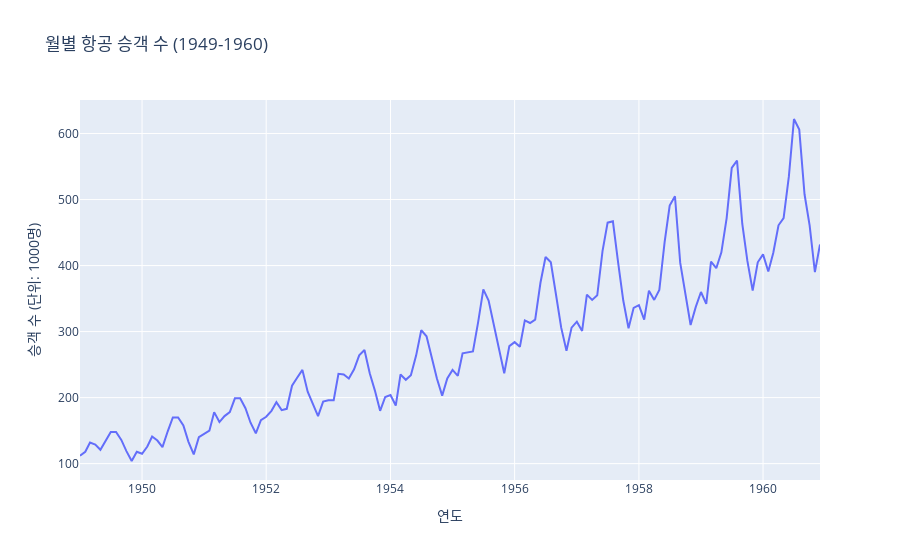

The notebook cell saved with this chart:
### Markdown cell above
### ✏️ 연습 문제 (Practice Problems)

1.  **항공 승객 데이터 시각화**: 아래 URL은 1949년부터 1960년까지의 월별 항공 승객 수를 담고 있는 유명한 시계열 데이터셋입니다.
    
    이 데이터를 `pandas`로 불러온 뒤, `plotly.express`를 사용하여 시계열 그래프를 그리고 장기적인 추세와 계절성이 어떻게 나타나는지 관찰해 보세요.
    * 데이터 URL: `https://raw.githubusercontent.com/jbrownlee/Datasets/master/airline-passengers.csv`

### Code cell
# 연습 문제 1번 풀이 공간
import pandas as pd
import plotly.express as px

# 1. 데이터 불러오기 (URL로부터 직접)
url = "https://raw.githubusercontent.com/jbrownlee/Datasets/master/airline-passengers.csv"
df_passengers = pd.read_csv(url, header=0, index_col=0, parse_dates=True)
df_passengers.columns = ["승객 수"]

# 2. Plotly를 사용한 시계열 그래프 그리기
fig = px.line(df_passengers, y="승객 수", title="월별 항공 승객 수 (1949-1960)")
fig.update_layout(xaxis_title="연도", yaxis_title="승객 수 (단위: 1000명)")
fig.show()

### Figure 1 — Plotly figure (JSON) as saved in the notebook; plotly's stock layout.template omitted (floating-point values rounded to 4 significant figures; data arrays with more than 128 entries replaced by an {"elided": "..."} marker saying what was removed)
{"data": [{"hovertemplate": "Month=%{x}<br>승객 수=%{y}<extra></extra>", "legendgroup": "", "line": {"color": "#636efa", "dash": "solid"}, "marker": {"symbol": "circle"}, "mode": "lines", "name": "", "orientation": "v", "showlegend": false, "type": "scatter", "x": {"elided": "144 str values"}, "xaxis": "x", "y": {"elided": "144 int values"}, "yaxis": "y"}], "layout": {"legend": {"tracegroupgap": 0}, "title": {"text": "월별 항공 승객 수 (1949-1960)"}, "xaxis": {"anchor": "y", "domain": [0, 1], "title": {"text": "연도"}}, "yaxis": {"anchor": "x", "domain": [0, 1], "title": {"text": "승객 수 (단위: 1000명)"}}}}
